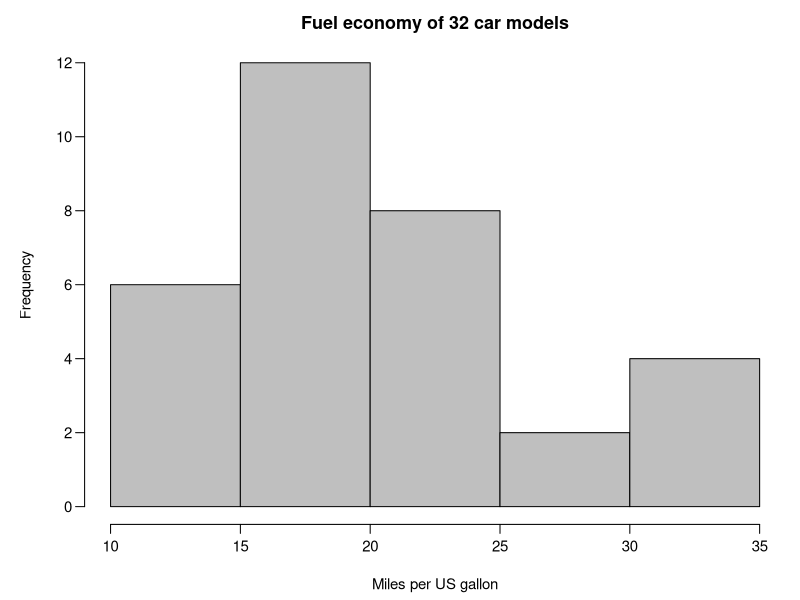
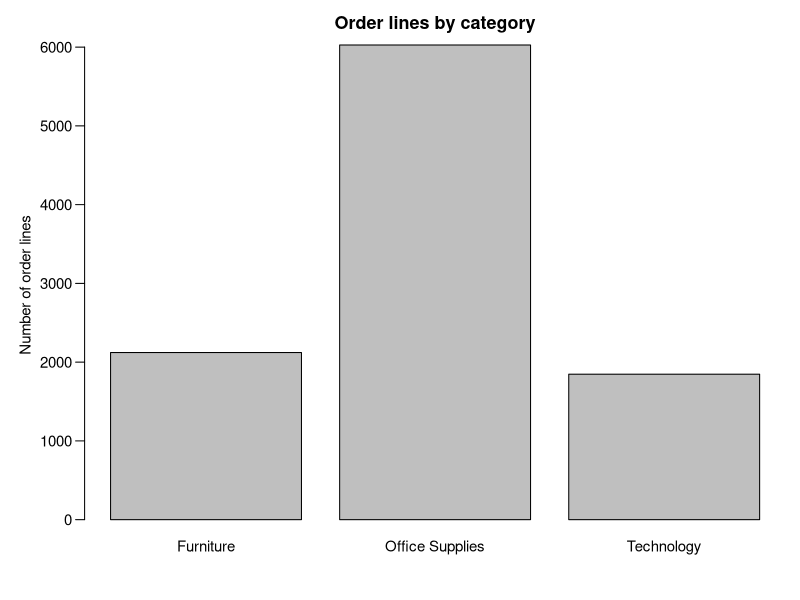
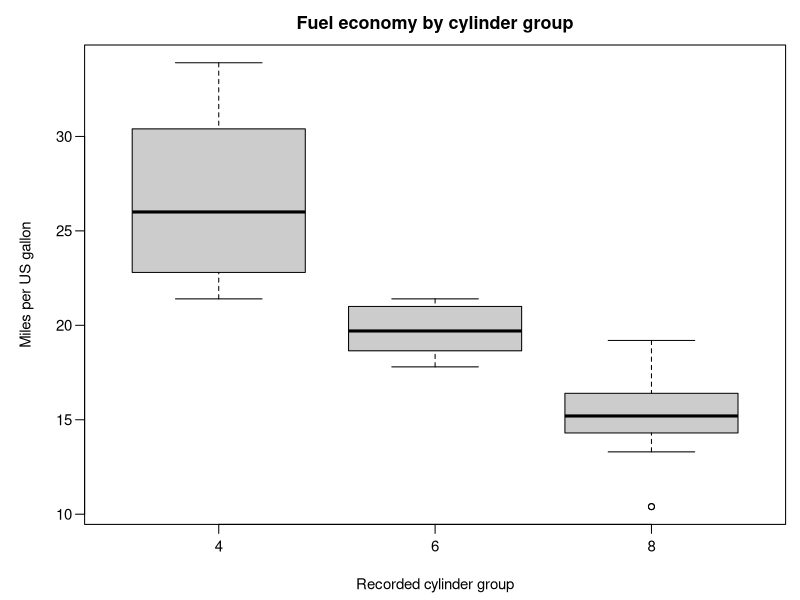
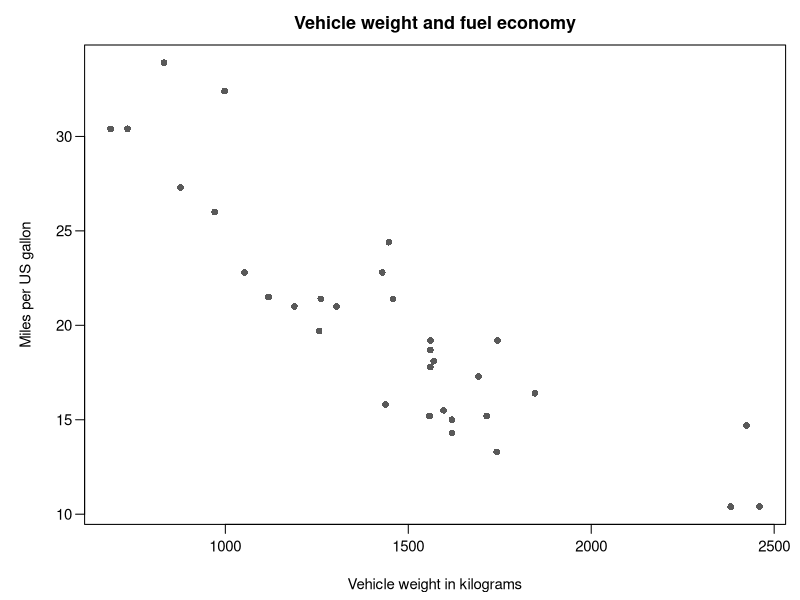
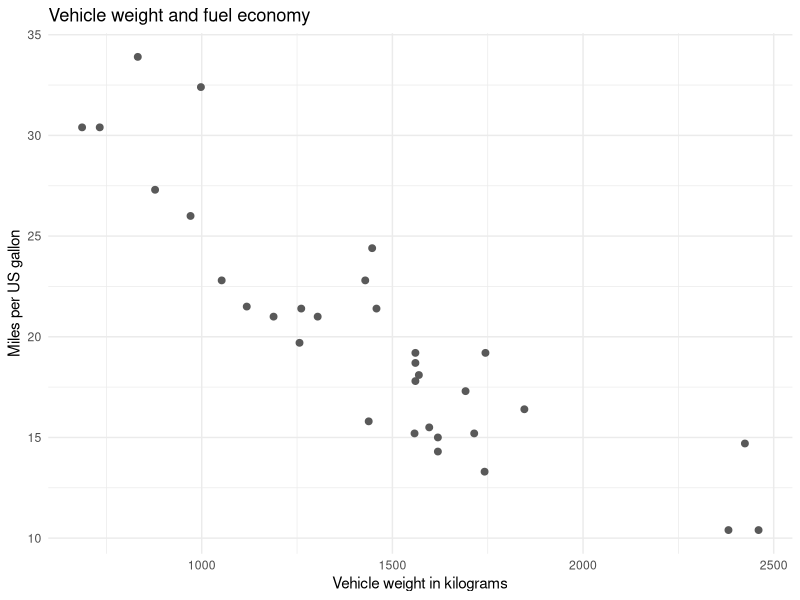
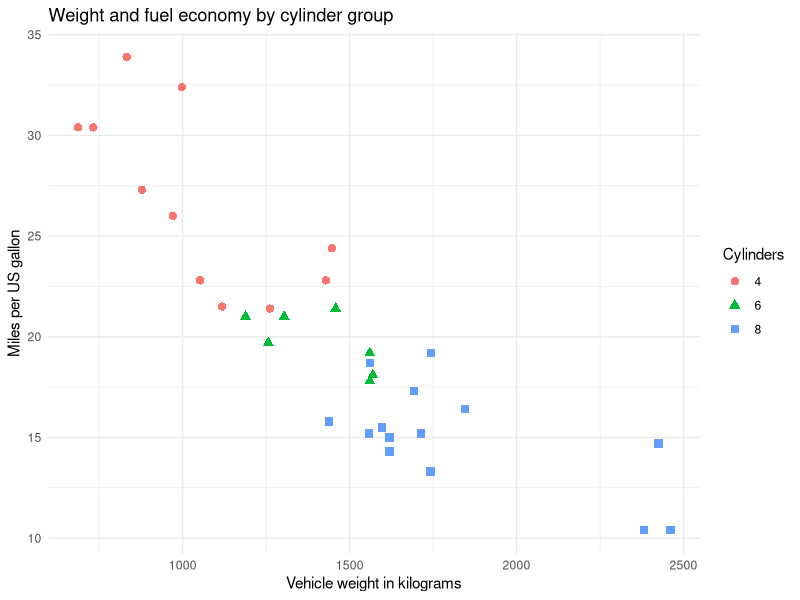
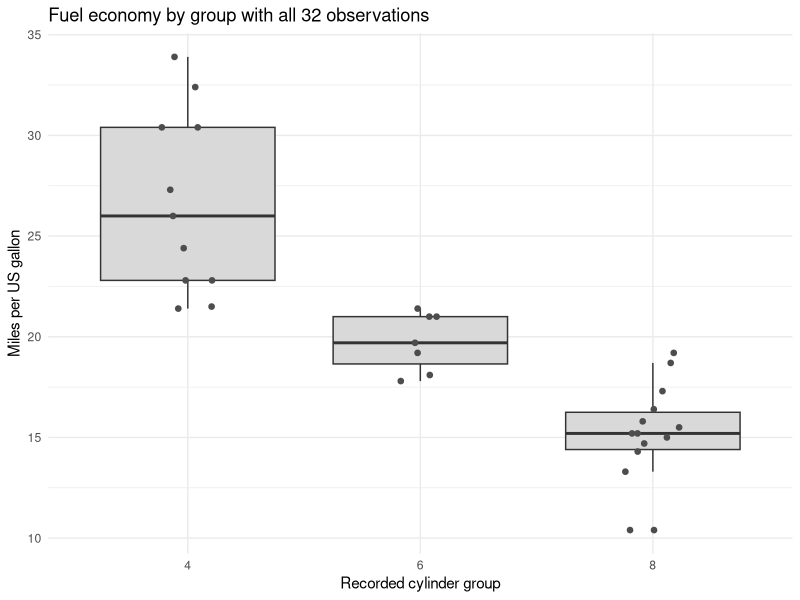
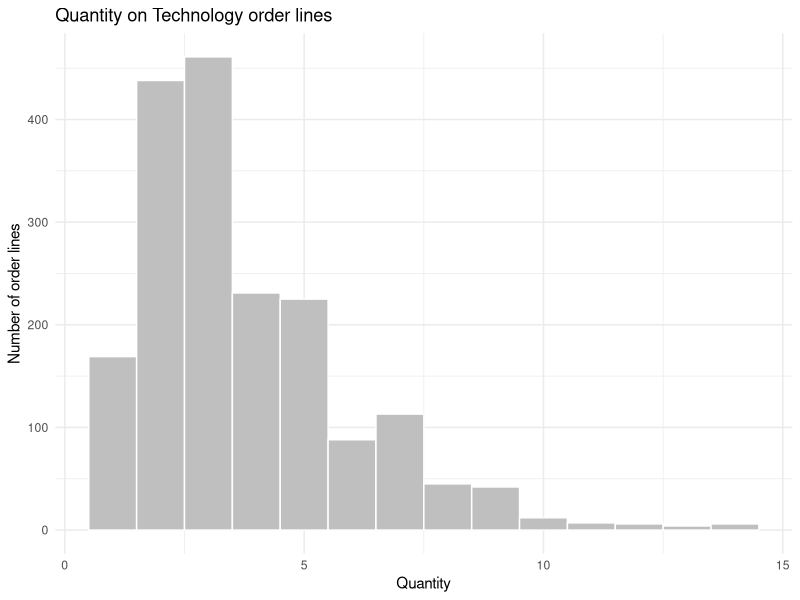

Write the R code that produced these figures, in order.
## ---- chunk 1
#| include: false
knitr::opts_chunk$set(message = FALSE, dpi = 200)
## ---- chunk 2
print("Hello, World!")
## ---- chunk 3
age <- 25          # Store a number
name <- "Alice"    # Store text
is_registered <- TRUE
age
## ---- chunk 4
typeof(age)
class(age)
typeof(25L)
typeof(name)
typeof(is_registered)
## ---- chunk 5
round(x = 12.345, digits = 2)
## ---- chunk 6
ages <- c(20, 22, 25, 28, 30)
length(ages)
## ---- chunk 7
1:5
seq(from = 2, to = 10, by = 2)
rep(x = 0, times = 3)
## ---- chunk 8
ages[3]           # Third value: 25
ages[2:4]         # Positions 2, 3 and 4: 22, 25, 28
ages[c(1, 5)]     # First and fifth values: 20, 30
## ---- chunk 9
ages >= 25
ages[ages >= 25]
## ---- chunk 10
ages[(ages >= 22) & (ages <= 28)]
## ---- chunk 11
score <- 65
if (score >= 50) {
  print("Pass")
} else {
  print("Below the pass mark")
}
## ---- chunk 12
for (number in 1:3) {
  print(number^2)
}
## ---- chunk 13
people <- data.frame(
  name = c("Alice", "Bob", "Eva"),
  age = c(25, 30, 22)
)
people
## ---- chunk 14
car_data <- mtcars
## ---- chunk 15
class(car_data)
dim(car_data)
nrow(car_data)
ncol(car_data)
names(car_data)
## ---- chunk 16
car_data[1:3, c("mpg", "wt", "cyl")]
class(car_data["mpg"])
class(car_data[["mpg"]])
## ---- chunk 17
head(x = car_data[c("mpg", "wt", "cyl")], n = 3)
tail(x = car_data[c("mpg", "wt", "cyl")], n = 2)
## ---- chunk 18
str(object = car_data[c("mpg", "wt", "cyl")])
summary(object = car_data[c("mpg", "wt")])
## ---- chunk 19
car_data$weight_kg <- car_data$wt * 453.59237
head(x = car_data[c("wt", "weight_kg")], n = 3)
## ---- chunk 20
efficient_cars <- car_data[
  car_data$mpg >= 25, c("mpg", "weight_kg", "cyl")
]
efficient_cars
## ---- chunk 21
efficient_cars[order(efficient_cars$weight_kg), ]
## ---- chunk 22
superstore <- read.csv(file = "data/r-introduction/superstore.csv")
head(x = superstore[c("Category", "Sales", "Profit")], n = 3)
## ---- chunk 23
values <- c(10, NA, 20)
is.na(values)
mean(x = values, na.rm = TRUE)
## ---- chunk 24
#| message: false
library(dplyr)
## ---- chunk 25
sales_columns <- select(superstore, Category, Sales, Profit)
technology <- filter(sales_columns, Category == "Technology")
largest_first <- arrange(technology, desc(Sales))
head(x = largest_first, n = 3)
## ---- chunk 26
sales_units <- mutate(largest_first, Sales_thousands = Sales / 1000)
head(x = sales_units, n = 3)
## ---- chunk 27
labelled_sales <- rename(sales_columns, Sales_USD = Sales)
head(x = labelled_sales, n = 3)
## ---- chunk 28
# Nested calls: read the innermost operation first
nested_technology <- select(
  filter(superstore, Category == "Technology"), Category, Sales, Profit
)

# Intermediate table: store each step
technology <- filter(superstore, Category == "Technology")
step_technology <- select(technology, Category, Sales, Profit)

# Pipeline: read the operations from top to bottom
piped_technology <- superstore %>%
  filter(Category == "Technology") %>%
  select(Category, Sales, Profit)

identical(x = nested_technology, y = piped_technology)
identical(x = step_technology, y = piped_technology)
head(x = piped_technology, n = 3)
## ---- chunk 29
multi_unit_totals <- superstore %>%
  filter(Quantity >= 2) %>%
  mutate(Sales_thousands = Sales / 1000) %>%
  group_by(Category) %>%
  summarise(lines = n(),
            sales_thousands = sum(Sales_thousands),
            .groups = "drop") %>%
  arrange(desc(sales_thousands))
multi_unit_totals
## ---- chunk 30
#| echo: !expr -1
par(mar = c(4.2, 4.7, 2.5, 0.8), mgp = c(2.8, 0.7, 0), las = 1, cex = 0.9)
hist(x = car_data$mpg, breaks = 6,
     main = "Fuel economy of 32 car models",
     xlab = "Miles per US gallon", col = "gray75")
## ---- chunk 31
#| echo: !expr -1
par(mar = c(4.2, 4.7, 2.5, 0.8), mgp = c(2.8, 0.7, 0), las = 1, cex = 0.9)
category_counts <- table(superstore$Category)
barplot(height = category_counts, main = "Order lines by category",
        ylab = "Number of order lines", col = "gray75")
## ---- chunk 32
car_data$cylinders <- factor(x = car_data$cyl)
## ---- chunk 33
#| echo: !expr -1
#| fig-height: 3.8
par(mar = c(4.2, 4.7, 2.5, 0.8), mgp = c(2.8, 0.7, 0), las = 1, cex = 0.9)
boxplot(mpg ~ cylinders, data = car_data,
        main = "Fuel economy by cylinder group",
        xlab = "Recorded cylinder group", ylab = "Miles per US gallon",
        col = "gray80")
## ---- chunk 34
#| echo: !expr -1
#| fig-height: 3.8
par(mar = c(4.2, 4.7, 2.5, 0.8), mgp = c(2.8, 0.7, 0), las = 1, cex = 0.9)
plot(x = car_data$weight_kg, y = car_data$mpg,
     main = "Vehicle weight and fuel economy",
     xlab = "Vehicle weight in kilograms", ylab = "Miles per US gallon",
     pch = 16, cex = 1, col = "gray35")
## ---- chunk 35
library(ggplot2)
## ---- chunk 36
p <- ggplot(data = car_data,
            mapping = aes(x = weight_kg, y = mpg))
## ---- chunk 37
p <- p + geom_point(size = 2, colour = "gray35")
## ---- chunk 38
p +
  labs(title = "Vehicle weight and fuel economy",
       x = "Vehicle weight in kilograms", y = "Miles per US gallon") +
  theme_minimal()
## ---- chunk 39
ggplot(data = car_data,
       mapping = aes(x = weight_kg, y = mpg,
                     colour = cylinders, shape = cylinders)) +
  geom_point(size = 2.5) +
  labs(title = "Weight and fuel economy by cylinder group",
       x = "Vehicle weight in kilograms", y = "Miles per US gallon",
       colour = "Cylinders", shape = "Cylinders") +
  theme_minimal()
## ---- chunk 40
#| fig-height: 3.8
ggplot(data = car_data, mapping = aes(x = cylinders, y = mpg)) +
  geom_boxplot(fill = "gray85", outlier.shape = NA) +
  geom_point(position = position_jitter(width = 0.12, height = 0, seed = 312),
             size = 1.6, colour = "gray30") +
  labs(title = "Fuel economy by group with all 32 observations",
       x = "Recorded cylinder group", y = "Miles per US gallon") +
  theme_minimal()
## ---- chunk 41
superstore %>%
  filter(Category == "Technology") %>%
  ggplot(mapping = aes(x = Quantity)) +
  geom_histogram(binwidth = 1, boundary = 0.5,
                 fill = "gray75", colour = "white") +
  labs(title = "Quantity on Technology order lines",
       x = "Quantity", y = "Number of order lines") +
  theme_minimal()
## ---- chunk 42
superstore %>%
  group_by(Category) %>%
  summarise(sales_thousands = sum(Sales) / 1000, .groups = "drop") %>%
  ggplot(mapping = aes(x = Category, y = sales_thousands)) +
  geom_col(fill = "gray65") +
  labs(title = "Total sales by category",
       x = "Product category", y = "Sales in US$ thousands") +
  theme_minimal()
